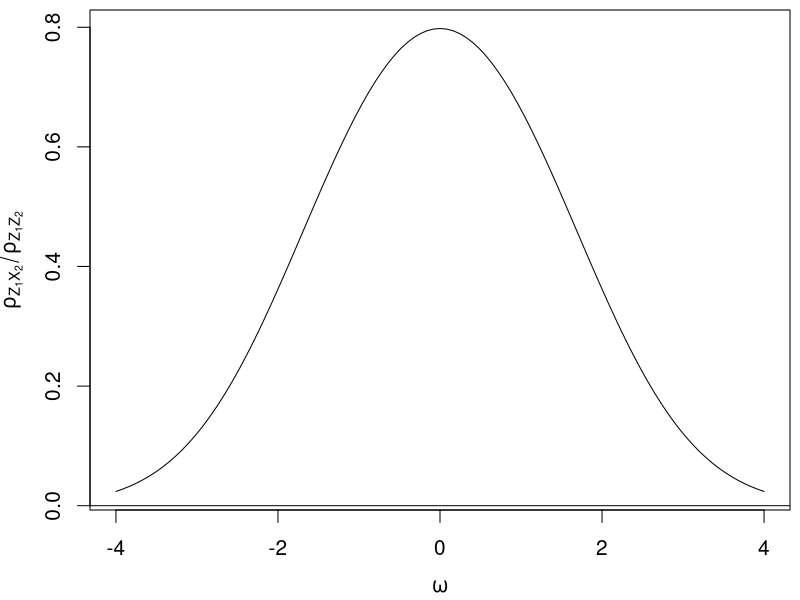

Generate this figure with R:
# plot of the ratio between point-biserial and biserial correlation
# for a bivariate normal rv
# as a function of the threshold omega
biserial<-function(omega)
{
dnorm(omega)/sqrt(pnorm(omega)*(1-pnorm(omega)))
}
op<-par()
op<-par(mai=c(0.9,0.9,0.1,0.1),mgp=c(2.5,1,0),cex=1.25)
plot(function(x) biserial(x),xlim=c(-4,4),ylab=expression(rho[Z[1]*X[2]]/rho[Z[1]*Z[2]]),xlab=expression(omega))
abline(h=0)
par(op)
